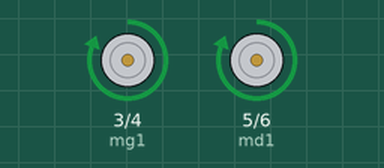
Simulated run of this sketch. Board: Arduino Uno, built with avr-gcc and run on an emulated ATmega328P. On the bench: motor-driver pin pairs drawn as motors (green arrow = first pin HIGH = forward, orange = second pin HIGH = backward, longer = more drive).

Above: at 0.5 s.
At 1.5 s:
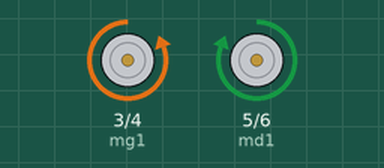
At 2.5 s:
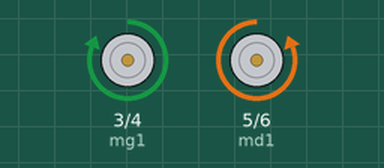
At 3.5 s:
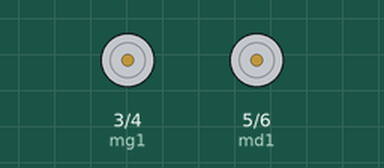
Timing chart, 0 to 5.2 s (numbered marks = the images above):
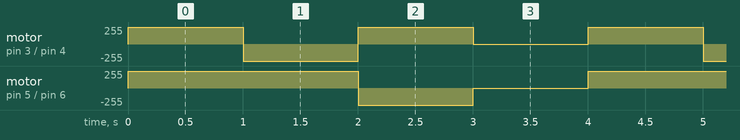

The sketch:

HBridge.ino
```cpp
/*
   /////////////////////////////////////////////////////////////////////////////////////////////////////
   /////////////////////////////////////////////////////////////////////////////////////////////////////
   /        __________   _________   ___________   __________    _________                             /
   /       /___   ___/  /   _____/  /  _____   /  /  _____   \  /  ______/       \\            //      /
   /          /  /     /  /        /  /    /  /  /  /    /  /  /  /_____        \\             //      /
   /         /  /     /  /        /  /____/  /  /  /___/  /   /  ______/   \\\   \\    []    //   ///  /
   /     ___/  /__   /  /_____   /   ____   /  /   ___   \   /  /_____        \\\\--]]]/\[[[--////     /
   /    /________/  /________/  /__/    /__/  /__/    \__/  /________/         /////--][][--\\\\\      /
   /                                                                         //   //--][][--\\   \\    /
   /   ______________________________________________________________           //    ][][    \\       /
   /                                                                                                   /
   /                                                                                                   /
   /  This program is free software for arduino; you can redistribute it and/or modify.                /
   /  Ce programme pour Arduino est libre et gratuit; vous pouvez le distribuez et/ou le modifier.     /
   /                                                                                                   /
   / Another codes / Autres codes:                                                                     /
   / https://www.icaremaker.com                                                                        /
   / Mail: ionocraft@hotmail.fr                                                                        /
   /////////////////////////////////////////////////////////////////////////////////////////////////////
   /////////////////////////////////////////////////////////////////////////////////////////////////////
*/

int mg1=3; //moteur gauche Output 1
int mg2=4; //moteur gauche Output 2
int md1=5; //moteur droit Output 1
int md2=6; //moteur droit Output 2

void setup()
{
pinMode(mg1,OUTPUT);
pinMode(mg2,OUTPUT);
pinMode(md1,OUTPUT);
pinMode(md2,OUTPUT);
STOP(); //Le robot est par défaut à l’arrêt
}
void loop()
{
AVANCE();
delay(1000);
GAUCHE();
delay(1000);
DROITE();
delay(1000);
STOP();
delay(1000);
}

void AVANCE()
{
digitalWrite(mg1,HIGH);
digitalWrite(mg2,LOW);
digitalWrite(md1,HIGH);
digitalWrite(md2,LOW);
}
void RECULE()
{
digitalWrite(mg1,LOW);
digitalWrite(mg2,HIGH);
digitalWrite(md1,LOW);
digitalWrite(md2,HIGH);
}
void GAUCHE()
{
digitalWrite(mg1,LOW);
digitalWrite(mg2,HIGH);
digitalWrite(md1,HIGH);
digitalWrite(md2,LOW);
}
void DROITE()
{
digitalWrite(mg1,HIGH);
digitalWrite(mg2,LOW);
digitalWrite(md1,LOW);
digitalWrite(md2,HIGH);
}
void STOP()
{
digitalWrite(mg1,LOW);
digitalWrite(mg2,LOW);
digitalWrite(md1,LOW);
digitalWrite(md2,LOW) ; }
```

Measured:
- by itself, motor on pin 5 (md1) / pin 6 (md2): repeats every 4.0 s: backward 255/255 1.0 s, stopped 1.0 s, forward 255/255 2.0 s
- by itself, motor on pin 3 (mg1) / pin 4 (mg2): repeats every 4.0 s: backward 255/255 1.0 s, forward 255/255 1.0 s, stopped 1.0 s, forward 255/255 1.0 s
